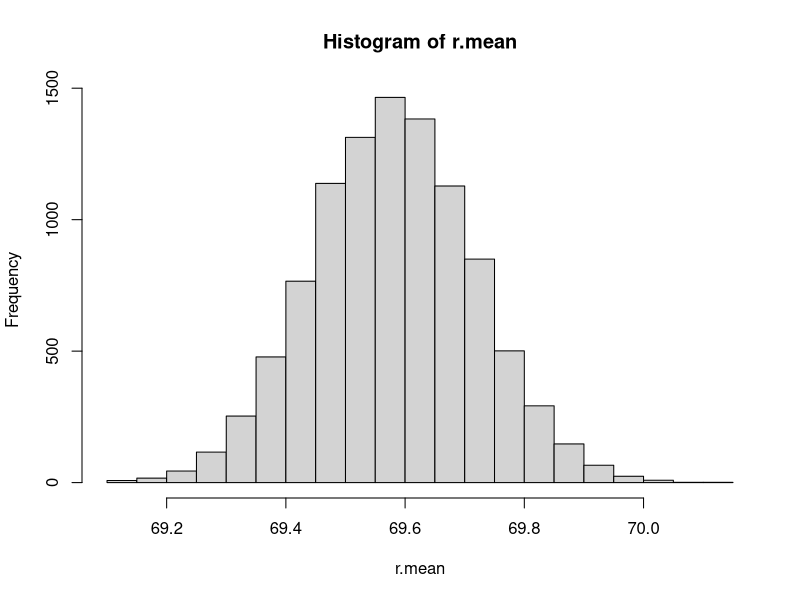

Reproduce this figure in R.
## ---- chunk 1
DataFrame <- read.csv("NHIS2007.csv")
ObservedHeights <- DataFrame$height
head(ObservedHeights)
BootSample <- sample(ObservedHeights, replace = T)
## ---- chunk 2
# obtaining M bootstrap samples and calculate mean value of each bootstrap sample
M <- 10000
r.mean <- numeric(M)
for(i in 1:M)
{
  BootSample <- sample(ObservedHeights, replace = T)
  r.mean[i] <- mean(BootSample)
}
head(r.mean)
## ---- chunk 3
hist(r.mean) # plot histogram of the measured means over the boostrap samples
